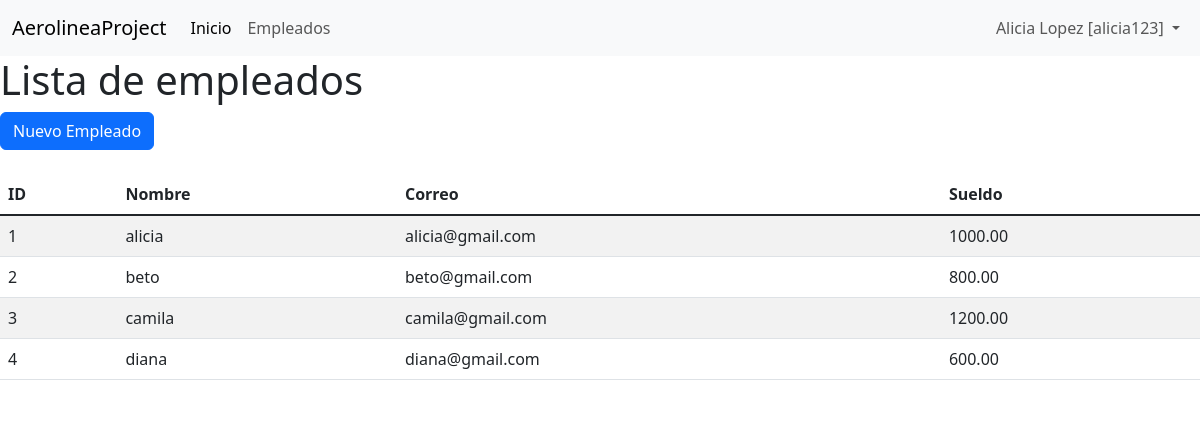
/empleado/lista-empleados/, run on the app's committed database.
### aplicaciones/empleados/models.py (models this page shows, shortened)
class Empleado(models.Model):
    nombre = models.CharField('Nombre', max_length=60)
    correo = models.CharField('Correo', max_length=100)
    sueldo = models.DecimalField('Sueldo', max_digits=8, decimal_places=2)

### aplicaciones/empleados/views.py (the view)
# urls.py: path('empleado/lista-empleados/', views.lista_empleados),
def lista_empleados(request):
    datos = {
        'lista': Empleado.objects.all().order_by('nombre'),
        'titulo': 'Lista de empleados',
    }
    return render(request, 'empleados/lista-empleados2.html', datos)

### templates/empleados/lista-empleados2.html (shortened to what this page needs)
{% extends 'layout/base_bootstrap.html' %}
{% block content %}
    <h1>{{ titulo }}</h1>
    <a href="" class="btn btn-primary">Nuevo Empleado</a>
    <br><br>
    <table class="table table-striped table-hover">
        <thead>
            <tr>
                <th>ID</th>
                <th>Nombre</th>
                <th>Correo</th>
                <th>Sueldo</th>
            </tr>
        </thead>
        <tbody class="table-group-divider">
            {% for e in lista %}
                <tr>
                    <td>{{ e.id }}</td>
                    <td>{{ e.nombre }}</td>
                    <td>{{ e.correo }}</td>
                    <td>{{ e.sueldo }}</td>
                </tr>
            {% endfor %}
        </tbody>
    </table>
{% endblock content %}

### templates/layout/base_bootstrap.html (shortened to what this page needs)
{% load static %}
<!DOCTYPE html>
<html lang="en">
<head>
    <link href="https://cdn.jsdelivr.net/npm/bootstrap@5.3.0-alpha3/dist/css/bootstrap.min.css" rel="stylesheet">
</head>
<body>
    <header class="top">
        {% include 'layout/_navbar.html' %}
    </header>
    <main>
        <div class="content">
            {% block content %}{% endblock %}
        </div>
    </main>
    <footer class="pie"  style="text-align: center; color: #fff;">
        <p>&copy; Copyright 2023</p>
    </footer>
</body>
</html>

### templates/layout/_navbar.html (shortened to what this page needs)
<nav class="navbar navbar-expand-lg bg-body-tertiary">
    <div class="container-fluid">
      <a class="navbar-brand" href="#">AerolineaProject</a>
      <div class="collapse navbar-collapse" id="navbarSupportedContent">
        <ul class="navbar-nav me-auto mb-2 mb-lg-0">
          <li class="nav-item">
            <a class="nav-link active" aria-current="page" href="#">Inicio</a>
          </li>
          <li class="nav-item">
            <a class="nav-link" href="/empleado/lista-empleados/">Empleados</a>
          </li>
        </ul>
        <ul class="navbar-nav">
            <li class="nav-item dropdown">
                <a class="nav-link dropdown-toggle" href="#" role="button" data-bs-toggle="dropdown" aria-expanded="false">
                  Alicia Lopez [alicia123]
                </a>
              </li>
        </ul>
      </div>
    </div>
  </nav>

### data on the page
Empleado: id "1", nombre "alicia", correo "alicia@gmail.com", sueldo "1000.00"
Empleado: id "2", nombre "beto", correo "beto@gmail.com", sueldo "800.00"
Empleado: id "3", nombre "camila", correo "camila@gmail.com", sueldo "1200.00"
Empleado: id "4", nombre "diana", correo "diana@gmail.com", sueldo "600.00"

### other printed values
{{ titulo }} "Lista de empleados"
